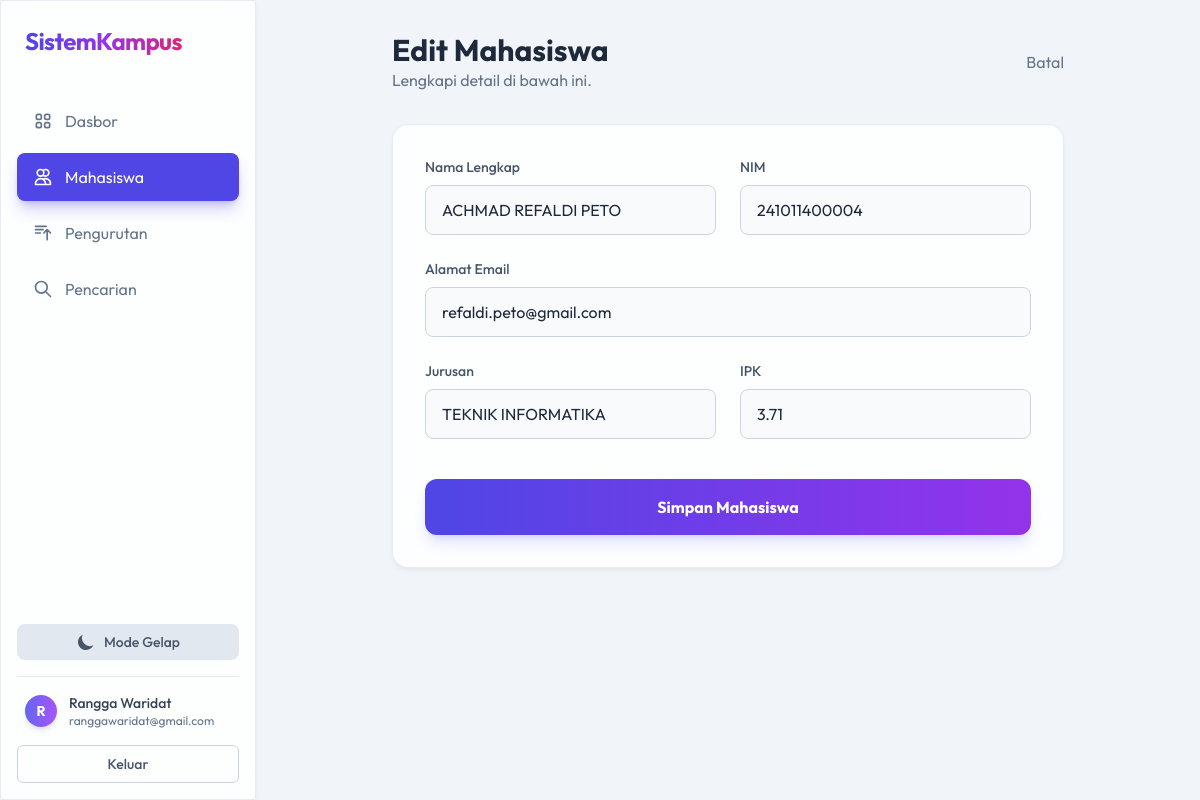
/students/edit/1 (signed in), run on the app's committed database.
### app/models.py (models this page shows, shortened)
class Person(Base):
    __abstract__ = True
    id = Column(Integer, primary_key=True, index=True)
    nama = Column(String, index=True)
    email = Column(String, unique=True, index=True)
    created_at = Column(DateTime(timezone=True), server_default=func.now())

class User(Person):
    __tablename__ = "users"
    hashed_password = Column(String)

class Student(Person):
    __tablename__ = "students"
    nim = Column(String, unique=True, index=True) # ID Mahasiswa
    jurusan = Column(String)
    ipk = Column(Float)

### app/routers/students.py (the view)
@router.get("/edit/{student_id}")
async def edit_student_page(request: Request, student_id: int, user: models.User = Depends(require_user), db: Session = Depends(get_db)):
    mgr = StudentManager(db)
    student = mgr.get_by_id(student_id)
    if not student:
        return RedirectResponse(url="/students", status_code=302)
    return templates.TemplateResponse("students_form.html", {
        "request": request,
        "user": user,
        "action": "Edit",
        "student": student,
        "active_page": "students"
    })

### app/templates/students_form.html (shortened to what this page needs)
{% extends "base.html" %}
{% block content %}
<div class="max-w-2xl mx-auto">
    <div class="mb-8 flex items-center justify-between">
        <div>
            <h1 class="text-3xl font-bold text-slate-800 dark:text-white">{{ action }} Mahasiswa</h1>
            <p class="text-slate-500 dark:text-slate-400">Lengkapi detail di bawah ini.</p>
        </div>
        <a href="/students"
            class="text-slate-500 hover:text-indigo-600 dark:text-slate-400 dark:hover:text-white transition">Batal</a>
    </div>
    <div class="glass-panel p-8 rounded-2xl">
        <form method="post" class="space-y-6">
            <div class="grid grid-cols-1 md:grid-cols-2 gap-6">
                <div>
                    <label class="block text-slate-600 dark:text-gray-400 mb-2 text-sm font-medium">Nama Lengkap</label>
                    <input type="text" name="nama"
                        value="{{ student.nama if student else form_data.nama if form_data else '' }}" required
                        class="w-full bg-slate-50 dark:bg-slate-900/50 border border-slate-300 dark:border-white/10 rounded-lg px-4 py-3 focus:outline-none focus:border-indigo-500 focus:ring-2 focus:ring-indigo-500/20 transition text-slate-800 dark:text-white placeholder-slate-400">
                </div>
                <div>
                    <label class="block text-slate-600 dark:text-gray-400 mb-2 text-sm font-medium">NIM</label>
                    <input type="text" name="nim"
                        value="{{ student.nim if student else form_data.nim if form_data else '' }}" required
                        class="w-full bg-slate-50 dark:bg-slate-900/50 border border-slate-300 dark:border-white/10 rounded-lg px-4 py-3 focus:outline-none focus:border-indigo-500 focus:ring-2 focus:ring-indigo-500/20 transition text-slate-800 dark:text-white placeholder-slate-400">
                </div>
            </div>
            <div>
                <label class="block text-slate-600 dark:text-gray-400 mb-2 text-sm font-medium">Alamat Email</label>
                <input type="email" name="email"
                    value="{{ student.email if student else form_data.email if form_data else '' }}" required
                    class="w-full bg-slate-50 dark:bg-slate-900/50 border border-slate-300 dark:border-white/10 rounded-lg px-4 py-3 focus:outline-none focus:border-indigo-500 focus:ring-2 focus:ring-indigo-500/20 transition text-slate-800 dark:text-white placeholder-slate-400">
            </div>
            <div class="grid grid-cols-1 md:grid-cols-2 gap-6">
                <div>
                    <label class="block text-slate-600 dark:text-gray-400 mb-2 text-sm font-medium">Jurusan</label>
                    <input type="text" name="jurusan"
                        value="{{ student.jurusan if student else form_data.jurusan if form_data else '' }}" required
                        class="w-full bg-slate-50 dark:bg-slate-900/50 border border-slate-300 dark:border-white/10 rounded-lg px-4 py-3 focus:outline-none focus:border-indigo-500 focus:ring-2 focus:ring-indigo-500/20 transition text-slate-800 dark:text-white placeholder-slate-400">
                </div>
                <div>
                    <label class="block text-slate-600 dark:text-gray-400 mb-2 text-sm font-medium">IPK</label>
                    <input type="number" step="0.01" min="0" max="4.0" name="ipk"
                        value="{{ student.ipk if student else form_data.ipk if form_data else '' }}" required
                        class="w-full bg-slate-50 dark:bg-slate-900/50 border border-slate-300 dark:border-white/10 rounded-lg px-4 py-3 focus:outline-none focus:border-indigo-500 focus:ring-2 focus:ring-indigo-500/20 transition text-slate-800 dark:text-white placeholder-slate-400">
                </div>
            </div>
            <div class="pt-4">
                <button type="submit"
                    class="w-full bg-gradient-to-r from-indigo-600 to-purple-600 hover:from-indigo-500 hover:to-purple-500 text-white font-bold py-4 rounded-xl transition shadow-lg shadow-indigo-500/20 transform hover:-translate-y-1">
                    Simpan Mahasiswa
                </button>
            </div>
        </form>
    </div>
</div>
{% endblock %}

### app/templates/base.html (shortened to what this page needs)
<!DOCTYPE html>
<html lang="id" class="dark">
<head>
    <script src="https://cdn.tailwindcss.com"></script>
</head>
<body
    class="antialiased min-h-screen flex flex-col md:flex-row bg-lightbg dark:bg-darkbg text-slate-800 dark:text-slate-200 transition-colors duration-300">
    <aside
        class="w-full md:w-64 glass-panel flex-shrink-0 hidden md:flex flex-col h-screen sticky top-0 border-r border-slate-200 dark:border-white/10">
        <div class="p-6 text-2xl font-bold tracking-tight">
            <span class="gradient-text">SistemKampus</span>
        </div>
        <nav class="flex-1 px-4 space-y-2 mt-4">
            <a href="/dashboard"
                class="flex items-center px-4 py-3 rounded-lg transition-all duration-200 {% if active_page == 'dashboard' %}bg-primary text-white shadow-lg shadow-primary/30{% else %}text-slate-500 dark:text-slate-400 hover:bg-slate-200 dark:hover:bg-white/5 hover:text-slate-900 dark:hover:text-white{% endif %}">
                Dasbor
            </a>
            <a href="/students"
                class="flex items-center px-4 py-3 rounded-lg transition-all duration-200 {% if active_page == 'students' %}bg-primary text-white shadow-lg shadow-primary/30{% else %}text-slate-500 dark:text-slate-400 hover:bg-slate-200 dark:hover:bg-white/5 hover:text-slate-900 dark:hover:text-white{% endif %}">
                <svg class="w-5 h-5 mr-3" fill="none" stroke="currentColor" viewBox="0 0 24 24">
                    <path stroke-linecap="round" stroke-linejoin="round" stroke-width="2"
                        d="M12 4.354a4 4 0 110 5.292M15 21H3v-1a6 6 0 0112 0v1zm0 0h6v-1a6 6 0 00-9-5.197M13 7a4 4 0 11-8 0 4 4 0 018 0z">
                    </path>
                </svg>
                Mahasiswa
            </a>
            <a href="/sorting"
                class="flex items-center px-4 py-3 rounded-lg transition-all duration-200 {% if active_page == 'sorting' %}bg-primary text-white shadow-lg shadow-primary/30{% else %}text-slate-500 dark:text-slate-400 hover:bg-slate-200 dark:hover:bg-white/5 hover:text-slate-900 dark:hover:text-white{% endif %}">
                <svg class="w-5 h-5 mr-3" fill="none" stroke="currentColor" viewBox="0 0 24 24">
                    <path stroke-linecap="round" stroke-linejoin="round" stroke-width="2"
                        d="M3 4h13M3 8h9m-9 4h6m4 0l4-4m0 0l4 4m-4-4v12"></path>
                </svg>
                Pengurutan
            </a>
            <a href="/searching"
                class="flex items-center px-4 py-3 rounded-lg transition-all duration-200 {% if active_page == 'searching' %}bg-primary text-white shadow-lg shadow-primary/30{% else %}text-slate-500 dark:text-slate-400 hover:bg-slate-200 dark:hover:bg-white/5 hover:text-slate-900 dark:hover:text-white{% endif %}">
                <svg class="w-5 h-5 mr-3" fill="none" stroke="currentColor" viewBox="0 0 24 24">
                    <path stroke-linecap="round" stroke-linejoin="round" stroke-width="2"
                        d="M21 21l-6-6m2-5a7 7 0 11-14 0 7 7 0 0114 0z"></path>
                </svg>
                Pencarian
            </a>
        </nav>
        <div class="p-4">
            <button id="theme-toggle"
                class="w-full mb-4 flex items-center justify-center space-x-2 py-2 rounded-lg bg-slate-200 dark:bg-slate-800 hover:bg-slate-300 dark:hover:bg-slate-700 transition-colors text-sm text-slate-600 dark:text-slate-300 font-medium">
                <svg id="theme-toggle-dark-icon" class="hidden w-5 h-5" fill="currentColor" viewBox="0 0 20 20">
                    <path d="M17.293 13.293A8 8 0 016.707 2.707a8.001 8.001 0 1010.586 10.586z"></path>
                </svg>
                <span id="theme-toggle-text">Ganti Tema</span>
            </button>
            <div class="border-t border-slate-200 dark:border-slate-700 pt-4">
                <div class="flex items-center mb-4 px-2">
                    <div
                        class="w-8 h-8 rounded-full bg-gradient-to-r from-indigo-500 to-purple-500 flex items-center justify-center font-bold text-sm text-white shadow-md">
                        {{ user.nama[0] if user else 'T' }}
                    </div>
                    <div class="ml-3 overflow-hidden">
                        <p class="text-sm font-medium text-slate-700 dark:text-white truncate">{{ user.nama if user else
                            'Tamu' }}</p>
                        <p class="text-xs text-slate-500 dark:text-slate-400 truncate">{{ user.email if user else '' }}
                        </p>
                    </div>
                </div>
                <a href="/logout"
                    class="block w-full text-center py-2 px-4 rounded-md border border-slate-300 dark:border-slate-600 hover:bg-red-500 hover:text-white hover:border-red-500 dark:hover:bg-red-500/20 dark:hover:text-red-300 transition-all text-sm text-slate-600 dark:text-slate-300 font-medium">
                    Keluar
                </a>
            </div>
        </div>
    </aside>
    <main class="flex-1 p-4 md:p-8 overflow-y-auto w-full">
        {% block content %}{% endblock %}
    </main>
</body>
</html>

### app/templates/base.html (style rules this page uses)
body { font-family: 'Outfit', sans-serif; }
html:not(.dark) .glass-panel { background: rgba(255, 255, 255, 0.85); backdrop-filter: blur(12px); border: 1px solid rgba(226, 232, 240, 0.8); box-shadow: 0 4px 6px -1px rgba(0, 0, 0, 0.05), 0 2px 4px -1px rgba(0, 0, 0, 0.03); }
.gradient-text { background: linear-gradient(to right, #4f46e5, #9333ea, #db2777); -webkit-background-clip: text; -webkit-text-fill-color: transparent; }

### data on the page
User: nama "R", nama "Rangga Waridat", email "ranggawaridat@gmail.com"
Student: nama "ACHMAD REFALDI PETO", nim "241011400004", email "refaldi.peto@gmail.com", jurusan "TEKNIK INFORMATIKA", ipk "3.71"

### other printed values
{{ action }} "Edit"
